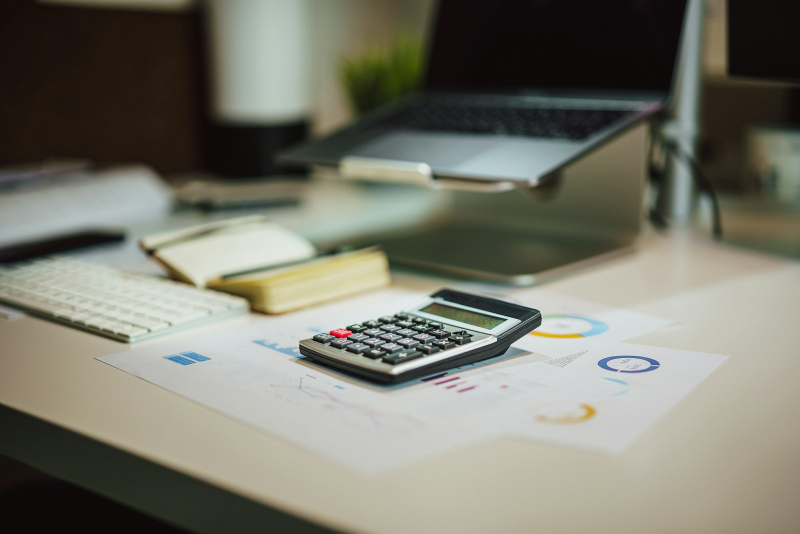
#> input picture images/photos/accounting.jpg, 1600 x 1067 px (shown at 1/2 size); its folder holds only this picture in this run
$ python make_photos.py
#> lines starting #> are read from the running program, lines starting #| are printed output that depends on the picture
#> in main, base is the input picture: PIL image 1600x1067 RGB; mean R, G, B 121.9, 121.6, 109.5
#!/usr/bin/env python3
"""Turn the sourced Unsplash photography into the site's image set.

Sources live in images/photos/ as downloaded originals (see
docs/photo-credits.md for the photo id, photographer and licence of each).
This crops each to the aspect its slot needs, writes a WebP and a JPEG at two
widths, and leaves the originals untouched so a crop can be redone.

Bands get a wide, shallow crop because they sit behind text; figures get a
squarer one because they sit in a column. Nothing is upscaled -- if an original
is too small for the largest width, it is written at its own size and reported.

    python3 tools/make_photos.py

Requires Pillow only.
"""

import os
import sys

from PIL import Image

HERE = os.path.dirname(os.path.abspath(__file__))
ROOT = os.path.dirname(HERE)
SRC = os.path.join(ROOT, "images", "photos")
OUT = os.path.join(ROOT, "src", "assets", "img", "photos")

# name -> (aspect w/h, widths, vertical bias, mirror?). Bands are 21:9-ish so a 400px
# strip can be full-bleed on desktop without the subject drifting out of frame
# on mobile. Bias is where the crop window sits in the slack: 0 is flush to the
# top, 1 flush to the bottom, and 0.4 -- slightly above centre -- suits most
# photographs because subjects usually sit above the middle. Mirror is for a
# frame whose subject sits on the side the text veil is densest -- there is no
# lettering in any of these to read backwards, so flipping is free.
BAND = (2.4, (1600, 900))
FIGURE = (1.5, (1000, 600))

PLAN = {
    "advisers": BAND + (0.34, False),      # home — people at work over documents
    "documents": BAND + (0.4, False),      # compliance — stacked files
    # Terminal and receipt sit left in the original, under the densest part of
    # the veil; mirrored, they land in the clear half.
    "fiscalisation": BAND + (0.42, True),
    "accounting": BAND + (0.45, False),    # services — calculator and statements
    "bulawayo": FIGURE + (0.5, False),     # about — the city the firm works from
    # Contact — an aerial of the same city, biased low to keep street and
    # rooftops rather than empty sky.
    "city": BAND + (0.5, False),
    "training": FIGURE + (0.4, False),     # services — a room mid-session
}

WEBP_Q = 72
JPEG_Q = 78

# Dense foliage costs two to three times what a smooth studio frame does at the
# same quality, so the one photograph full of jacaranda leaves gets its own
# number rather than dragging the global one down.
QUALITY = {"bulawayo": 52, "city": 48}


def crop_to(im, aspect, bias):
    """Crop to `aspect`, placing the window at `bias` through the spare height."""
#> called with aspect = 2.4, bias = 0.45
    have = im.width / im.height
#> have = 1.5
    if have > aspect:
        w = round(im.height * aspect)
        left = (im.width - w) // 2
        box = (left, 0, left + w, im.height)
    else:
        h = round(im.width / aspect)
#> h = 667
        top = round((im.height - h) * bias)
#> top = 180
        box = (0, top, im.width, top + h)
#> box = (0, 180, 1600, 847)
    return im.crop(box)
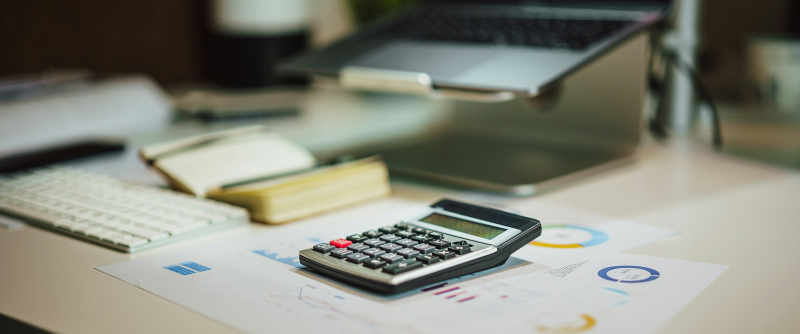
#> returned value: PIL image 1600x667 RGB (shown at 1/2 size); mean R, G, B 132.1, 133.6, 121.8


def main():
    if not os.path.isdir(SRC):
        sys.exit("No sources in %s -- see docs/photo-credits.md." % SRC)
    os.makedirs(OUT, exist_ok=True)

    total = 0
    for name, (aspect, widths, bias, mirror) in sorted(PLAN.items()):
        path = os.path.join(SRC, name + ".jpg")
        if not os.path.exists(path):
            print("  %-28s MISSING" % (name + ".jpg"))
            continue
        base = Image.open(path).convert("RGB")
        if mirror:
            base = base.transpose(Image.FLIP_LEFT_RIGHT)
        base = crop_to(base, aspect, bias)
        for width in widths:
            w = min(width, base.width)
            h = round(w / aspect)
            im = base.resize((w, h), Image.LANCZOS)
            stem = "%s-%d" % (name, width)
            wq = QUALITY.get(name, WEBP_Q)
            jq = QUALITY.get(name, JPEG_Q)
            for ext, kw in (("webp", {"quality": wq, "method": 6}),
                            ("jpg", {"quality": jq, "optimize": True,
                                     "progressive": True})):
                out = os.path.join(OUT, "%s.%s" % (stem, ext))
                im.save(out, **kw)
                size = os.path.getsize(out)
                total += size
                print("  %-28s %5d x %-4d %6.1f KB" % (
                    "%s.%s" % (stem, ext), w, h, size / 1024))
#> this loop made 2 passes
#> pass 2, in main, `im = base.resize((w, h), Image.LANCZOS)`:
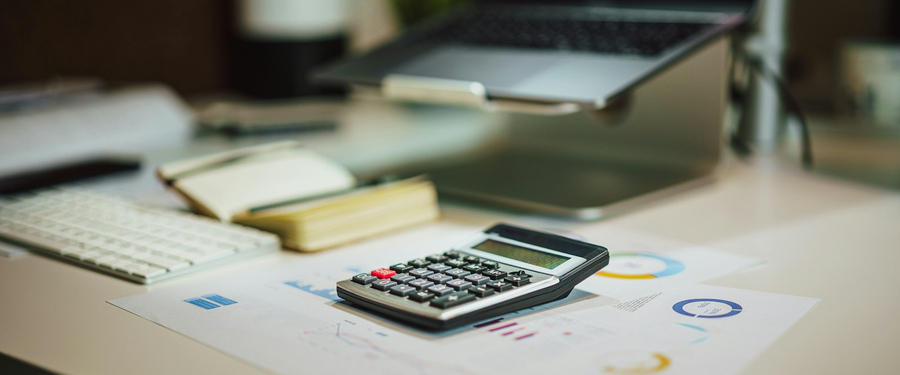
#> im: PIL image 900x375 RGB; mean R, G, B 132.1, 133.6, 121.8
#> after the loop, total = 146992
    print("  %-28s %6.1f KB total" % ("", total / 1024))


if __name__ == "__main__":
    main()
